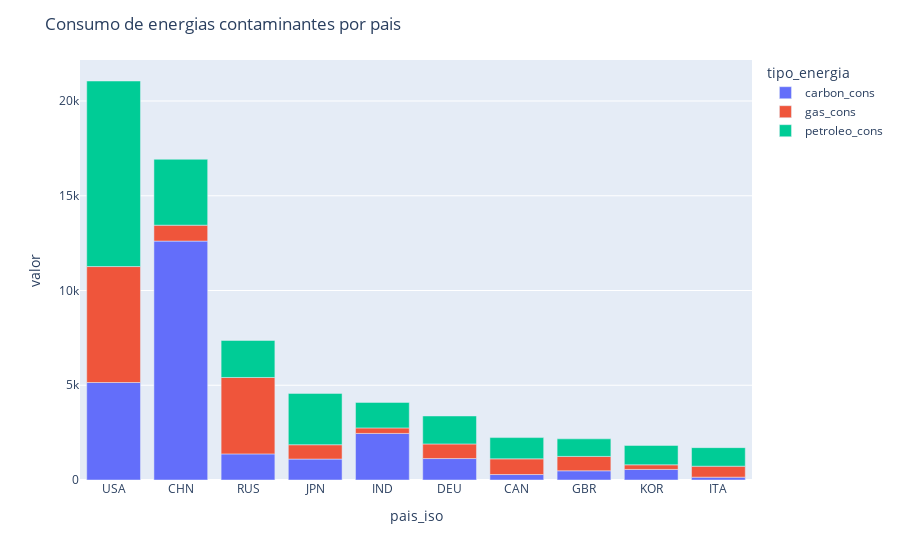

Notebook code cell kept with this figure:
### Code cell
fig, cons_table = data_cons.fig_and_table()
fig.update_layout(
    title='Consumo de energias contaminantes por pais',
)
fig.write_image('../plots/carbon_petroleo_gas/contaminantes_consumo.png')
fig.show()

### Figure 1 — Plotly figure (JSON) as saved in the notebook; plotly's stock layout.template omitted (floating-point values rounded to 4 significant figures)
{"data": [{"alignmentgroup": "True", "hovertemplate": "tipo_energia=carbon_cons<br>pais_iso=%{x}<br>valor=%{y}<extra></extra>", "legendgroup": "carbon_cons", "marker": {"color": "#636efa", "pattern": {"shape": ""}}, "name": "carbon_cons", "offsetgroup": "carbon_cons", "orientation": "v", "showlegend": true, "textposition": "auto", "type": "bar", "x": ["USA", "CHN", "RUS", "JPN", "IND", "DEU", "CAN", "GBR", "KOR", "ITA"], "xaxis": "x", "y": [5145.0, 12610.0, 1377.0, 1104.0, 2458.0, 1132.0, 289.2, 486.0, 557.6, 149.8], "yaxis": "y"}, {"alignmentgroup": "True", "hovertemplate": "tipo_energia=gas_cons<br>pais_iso=%{x}<br>valor=%{y}<extra></extra>", "legendgroup": "gas_cons", "marker": {"color": "#EF553B", "pattern": {"shape": ""}}, "name": "gas_cons", "offsetgroup": "gas_cons", "orientation": "v", "showlegend": true, "textposition": "auto", "type": "bar", "x": ["USA", "CHN", "RUS", "JPN", "IND", "DEU", "CAN", "GBR", "KOR", "ITA"], "xaxis": "x", "y": [6119.0, 839.7, 4034.0, 757.6, 291.2, 770.8, 827.0, 758.2, 244.4, 578.7], "yaxis": "y"}, {"alignmentgroup": "True", "hovertemplate": "tipo_energia=petroleo_cons<br>pais_iso=%{x}<br>valor=%{y}<extra></extra>", "legendgroup": "petroleo_cons", "marker": {"color": "#00cc96", "pattern": {"shape": ""}}, "name": "petroleo_cons", "offsetgroup": "petroleo_cons", "orientation": "v", "showlegend": true, "textposition": "auto", "type": "bar", "x": ["USA", "CHN", "RUS", "JPN", "IND", "DEU", "CAN", "GBR", "KOR", "ITA"], "xaxis": "x", "y": [9792.0, 3478.0, 1954.0, 2709.0, 1347.0, 1475.0, 1122.0, 928.3, 1022.0, 979.5], "yaxis": "y"}], "layout": {"barmode": "relative", "legend": {"title": {"text": "tipo_energia"}, "tracegroupgap": 0}, "margin": {"t": 60}, "title": {"text": "Consumo de energias contaminantes por pais"}, "xaxis": {"anchor": "y", "domain": [0, 1], "title": {"text": "pais_iso"}}, "yaxis": {"anchor": "x", "domain": [0, 1], "title": {"text": "valor"}}}}
